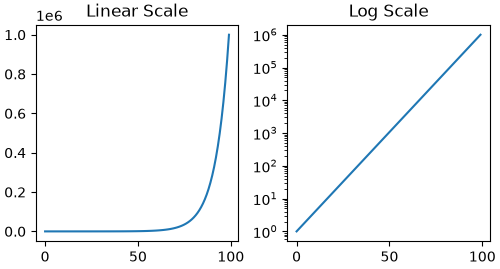

The script that drew this image:
import matplotlib.pyplot as plt 
import numpy as np 

data1= np.linspace(0,6,100)

fig, axs = plt.subplots(1, 2, figsize=(5, 2.7), layout='constrained')

xdata = np.arange(len(data1))
data = 10 ** data1 
axs[0].plot(xdata, data)
axs[0].set_title('Linear Scale')

axs[1].set_yscale('log')
axs[1].plot(xdata, data)
axs[1].set_title('Log Scale')
plt.show() 
